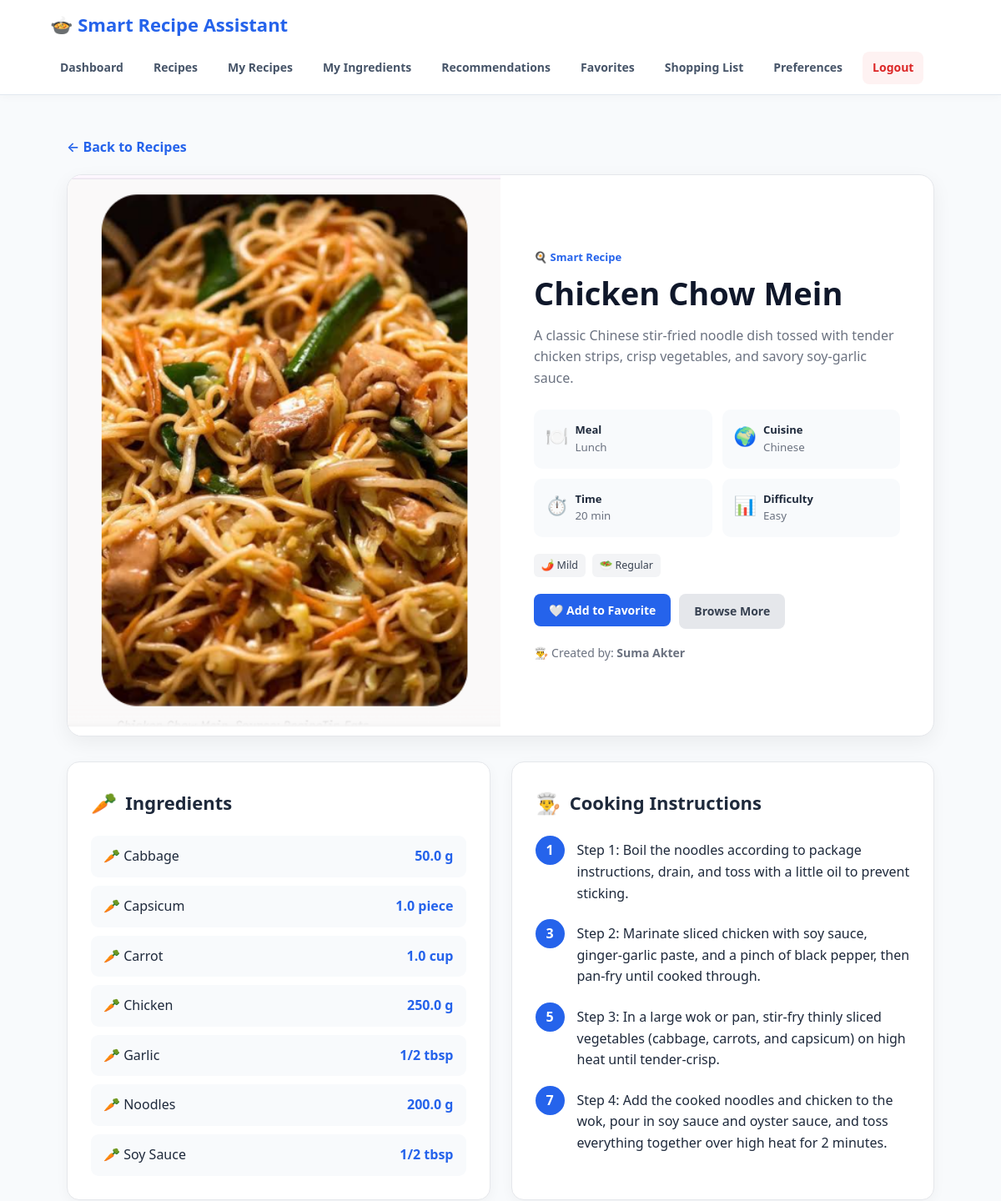
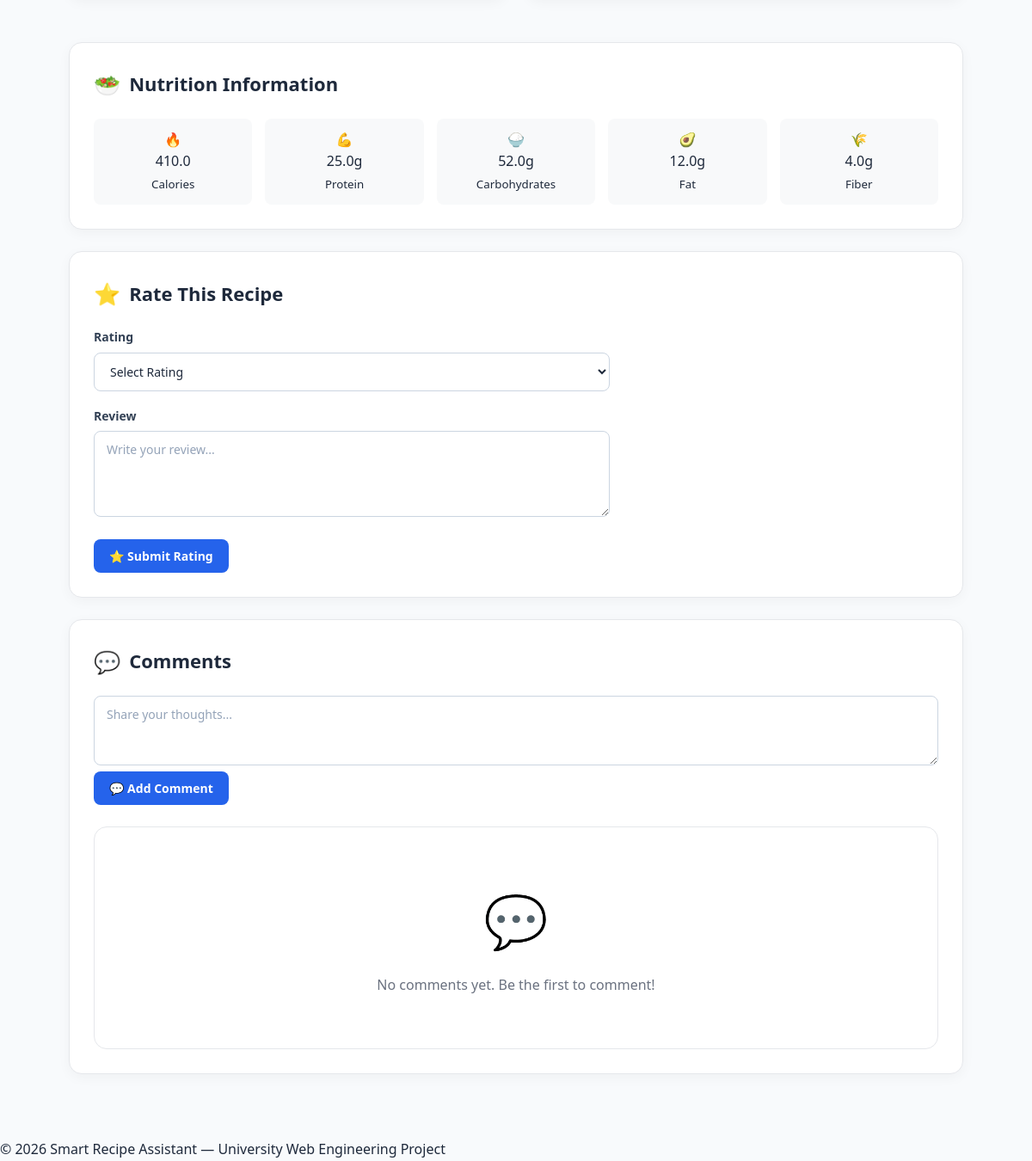
The page /recipe/8 (signed in) on the database its author committed (2 pictures, top to bottom).
### tables this page shows
CREATE TABLE Recipes (
    RecipeID INTEGER PRIMARY KEY AUTOINCREMENT,
    UserID INTEGER NOT NULL,
    MealTypeID INTEGER NOT NULL,
    CuisineID INTEGER NOT NULL,
    Title TEXT NOT NULL,
    Description TEXT,
    CookingTime INTEGER NOT NULL
        CHECK (CookingTime > 0),
    Difficulty TEXT NOT NULL
        CHECK (
            Difficulty IN (
                'Easy',
                'Medium',
                'Hard'
            )
        ),
    SpiceLevel TEXT DEFAULT 'Medium'
        CHECK (
            SpiceLevel IN (
                'Mild',
                'Medium',
                'Spicy'
            )
        ),
    DietType TEXT DEFAULT 'Regular'
        CHECK (
            DietType IN (
                'Regular',
                'Vegetarian',
                'Vegan',
                'Low Calorie',
                'High Protein',
                'Gluten Free'
            )
        ),
    Instructions TEXT NOT NULL,
    ImageURL TEXT,
    CreatedAt TIMESTAMP DEFAULT CURRENT_TIMESTAMP,

    FOREIGN KEY (UserID)
        REFERENCES Users(UserID)
        ON DELETE CASCADE,
    FOREIGN KEY (MealTypeID)
        REFERENCES Meal_Types(MealTypeID)
        ON DELETE RESTRICT,
    FOREIGN KEY (CuisineID)
        REFERENCES Cuisines(CuisineID)
        ON DELETE RESTRICT
);

CREATE TABLE Meal_Types (
    MealTypeID INTEGER PRIMARY KEY AUTOINCREMENT,
    Name TEXT NOT NULL UNIQUE
);

CREATE TABLE Cuisines (
    CuisineID INTEGER PRIMARY KEY AUTOINCREMENT,
    Name TEXT NOT NULL UNIQUE
);

CREATE TABLE Users (
    UserID INTEGER PRIMARY KEY AUTOINCREMENT,
    Name TEXT NOT NULL,
    Email TEXT NOT NULL UNIQUE,
    Password TEXT NOT NULL,
    Role TEXT NOT NULL DEFAULT 'User'
        CHECK (Role IN ('User', 'Admin')),
    CreatedAt TIMESTAMP DEFAULT CURRENT_TIMESTAMP
);

CREATE TABLE Recipe_Ingredients (
    RecipeIngredientID INTEGER PRIMARY KEY AUTOINCREMENT,
    RecipeID INTEGER NOT NULL,
    IngredientID INTEGER NOT NULL,
    Quantity REAL
        CHECK (Quantity > 0),
    Unit TEXT,

    FOREIGN KEY (RecipeID)
        REFERENCES Recipes(RecipeID)
        ON DELETE CASCADE,
    FOREIGN KEY (IngredientID)
        REFERENCES Ingredients(IngredientID)
        ON DELETE RESTRICT,
    UNIQUE (RecipeID, IngredientID)
);

CREATE TABLE Ingredients (
    IngredientID INTEGER PRIMARY KEY AUTOINCREMENT,
    Name TEXT NOT NULL UNIQUE,
    Category TEXT
);

CREATE TABLE Nutrition (
    NutritionID INTEGER PRIMARY KEY AUTOINCREMENT,
    RecipeID INTEGER NOT NULL UNIQUE,
    Calories REAL
        CHECK (Calories >= 0),
    Protein REAL
        CHECK (Protein >= 0),
    Carbohydrates REAL
        CHECK (Carbohydrates >= 0),
    Fat REAL
        CHECK (Fat >= 0),
    Fiber REAL
        CHECK (Fiber >= 0),

    FOREIGN KEY (RecipeID)
        REFERENCES Recipes(RecipeID)
        ON DELETE CASCADE
);

### app.py (the view)
@app.route("/recipe/<int:recipe_id>")
def recipe_detail(recipe_id):
    if "user_id" not in session:
        return redirect(url_for("login"))
    connection = get_db_connection()
    recipe = connection.execute(
        """
        SELECT
            Recipes.*,
            Meal_Types.Name AS MealType,
            Cuisines.Name AS Cuisine,
            Users.Name AS Creator
        FROM Recipes
        JOIN Meal_Types ON Recipes.MealTypeID = Meal_Types.MealTypeID
        JOIN Cuisines ON Recipes.CuisineID = Cuisines.CuisineID
        JOIN Users ON Recipes.UserID = Users.UserID
        WHERE Recipes.RecipeID = ?
        """,
        (recipe_id,)
    ).fetchone()
    if not recipe:
        connection.close()
        flash("Recipe not found.")
        return redirect(url_for("recipes"))
    recipe_ingredients = connection.execute(
        """
        SELECT
            Ingredients.IngredientID,
            Ingredients.Name,
            Recipe_Ingredients.Quantity,
            Recipe_Ingredients.Unit
        FROM Recipe_Ingredients
        JOIN Ingredients ON Recipe_Ingredients.IngredientID = Ingredients.IngredientID
        WHERE Recipe_Ingredients.RecipeID = ?
        ORDER BY Ingredients.Name
        """,
        (recipe_id,)
    ).fetchall()
    nutrition = connection.execute(
        """
        SELECT *
        FROM Nutrition
        WHERE RecipeID = ?
        """,
        (recipe_id,)
    ).fetchone()
    comments = connection.execute(
        """
        SELECT
            Comments.CommentText,
            Comments.CreatedAt,
            Users.Name AS UserName
        FROM Comments
        JOIN Users ON Comments.UserID = Users.UserID
        WHERE Comments.RecipeID = ?
        ORDER BY Comments.CreatedAt DESC
        """,
        (recipe_id,)
    ).fetchall()
    favorite = connection.execute(
        """
        SELECT FavoriteID
        FROM Favorites
        WHERE UserID = ? AND RecipeID = ?
        """,
        (session["user_id"], recipe_id)
    ).fetchone()
    ratings = connection.execute(
        """
        SELECT
            Ratings.Rating,
            Ratings.Review,
            Ratings.CreatedAt,
            Users.Name
        FROM Ratings
        JOIN Users ON Ratings.UserID = Users.UserID
        WHERE Ratings.RecipeID = ?
        ORDER BY Ratings.CreatedAt DESC
        """,
        (recipe_id,)
    ).fetchall()
    avg_row = connection.execute(
        """
        SELECT AVG(Rating) AS AverageRating
        FROM Ratings
        WHERE RecipeID = ?
        """,
        (recipe_id,)
    ).fetchone()
    connection.close()
    average_rating = avg_row["AverageRating"] if avg_row and avg_row["AverageRating"] is not None else None
    available_ingredients = set(
        int(x) for x in session.get("available_ingredients", [])
    )
    matched_count = 0
    missing_count = 0
    if available_ingredients:
        recipe_ingredient_ids = {row["IngredientID"] for row in recipe_ingredients}
        matched_count = len(recipe_ingredient_ids & available_ingredients)
        missing_count = len(recipe_ingredient_ids - available_ingredients)
    return render_template(
        "recipe_detail.html",
        recipe=recipe,
        recipe_ingredients=recipe_ingredients,
        ingredients=recipe_ingredients,  # টেমপ্লেটের সুবিধার্থে দুটি নামই পাস করা হলো
        nutrition=nutrition,
        comments=comments,
        is_favorite=bool(favorite),
        ratings=ratings,
        average_rating=average_rating,
        available_ingredients=available_ingredients,
        matched_count=matched_count,
        missing_count=missing_count
    )

### database.py (called while the page is built)
def get_db_connection():
    connection = sqlite3.connect(DATABASE)
    connection.row_factory = sqlite3.Row
    connection.execute("PRAGMA foreign_keys = ON")
    return connection

### templates/recipe_detail.html (shortened to what this page needs)
{% extends "base.html" %}
{% block content %}
<div class="container">
    <div class="recipe-back">
        <a href="{{ url_for('recipes') }}">
            ← Back to Recipes
        </a>
    </div>
    <div class="recipe-detail-card">
        <div class="recipe-detail-image">
            {% if recipe["ImageURL"] %}
                <img
                    src="{{ recipe['ImageURL'] }}"
                    alt="{{ recipe['Title'] }}"
                >
            {% else %}
                <div class="detail-placeholder">
                    🍲
                </div>
            {% endif %}
        </div>
        <div class="recipe-detail-info">
            <span class="recipe-label">
                🍳 Smart Recipe
            </span>
            <h1>
                {{ recipe["Title"] }}
            </h1>
            <p class="recipe-detail-description">
                {{ recipe["Description"] }}
            </p>
            <div class="detail-meta">
                <div class="detail-meta-item">
                    <span>🍽️</span>
                    <strong>
                        Meal
                    </strong>
                    <small>
                        {{ recipe["MealType"] }}
                    </small>
                </div>
                <div class="detail-meta-item">
                    <span>🌍</span>
                    <strong>
                        Cuisine
                    </strong>
                    <small>
                        {{ recipe["Cuisine"] }}
                    </small>
                </div>
                <div class="detail-meta-item">
                    <span>⏱️</span>
                    <strong>
                        Time
                    </strong>
                    <small>
                        {{ recipe["CookingTime"] }} min
                    </small>
                </div>
                <div class="detail-meta-item">
                    <span>📊</span>
                    <strong>
                        Difficulty
                    </strong>
                    <small>
                        {{ recipe["Difficulty"] }}
                    </small>
                </div>
            </div>
            <div class="recipe-tags">
                <span class="badge">
                    🌶️ {{ recipe["SpiceLevel"] }}
                </span>
                <span class="badge">
                    🥗 {{ recipe["DietType"] }}
                </span>
            </div>
            <div class="detail-actions">
                <form
                    method="POST"
                    action="{{ url_for(
                        'favorite_recipe',
                        recipe_id=recipe['RecipeID']
                    ) }}"
                >
                    <button type="submit">
                        {% if is_favorite %}
                            ❤️ Remove Favorite
                        {% else %}
                            🤍 Add to Favorite
                        {% endif %}
                    </button>
                </form>
                <a
                    href="{{ url_for('recipes') }}"
                    class="btn btn-secondary"
                >
                    Browse More
                </a>
            </div>
            <p class="recipe-creator">
                👨‍🍳 Created by:
                <strong>
                    {{ recipe["Creator"] }}
                </strong>
            </p>
        </div>
    </div>
    <div class="detail-columns">
        <div class="detail-section">
            <div class="section-title">
                <span>🥕</span>
                <h2>
                    Ingredients
                </h2>
            </div>
            <div class="ingredient-list">
                {% for ingredient in recipe_ingredients %}
                <div class="ingredient-item">
                    <span>
                        🥕
                        {{ ingredient["Name"] }}
                    </span>
                    <strong>
                        {{ ingredient["Quantity"] }}
                        {{ ingredient["Unit"] }}
                    </strong>
                </div>
                {% else %}
                <p>
                    No ingredients added.
                </p>
                {% endfor %}
            </div>
        </div>
        <div class="detail-section">
            <div class="section-title">
                <span>👨‍🍳</span>
                <h2>
                    Cooking Instructions
                </h2>
            </div>
            <div class="instructions">
                {% set steps = recipe["Instructions"].split('\n') %}
                {% for step in steps %}
                    {% if step.strip() %}
                    <div class="instruction-step">
                        <div class="step-number">
                            {{ loop.index }}
                        </div>
                        <p>
                            {{ step }}
                        </p>
                    </div>
                    {% endif %}
                {% endfor %}
            </div>
        </div>
    </div>
    {% if nutrition %}
    <div class="detail-section nutrition-section">
        <div class="section-title">
            <span>🥗</span>
            <h2>
                Nutrition Information
            </h2>
        </div>
        <div class="nutrition-grid">
            <div class="nutrition-item">
                <div>
                    🔥
                </div>
                <div class="nutrition-value">
                    {{ nutrition["Calories"] }}
                </div>
                <small>
                    Calories
                </small>
            </div>
            <div class="nutrition-item">
                <div>
                    💪
                </div>
                <div class="nutrition-value">
                    {{ nutrition["Protein"] }}g
                </div>
                <small>
                    Protein
                </small>
            </div>
            <div class="nutrition-item">
                <div>
                    🍚
                </div>
                <div class="nutrition-value">
                    {{ nutrition["Carbohydrates"] }}g
                </div>
                <small>
                    Carbohydrates
                </small>
            </div>
            <div class="nutrition-item">
                <div>
                    🥑
                </div>
                <div class="nutrition-value">
                    {{ nutrition["Fat"] }}g
                </div>
                <small>
                    Fat
                </small>
            </div>
            <div class="nutrition-item">
                <div>
                    🌾
                </div>
                <div class="nutrition-value">
                    {{ nutrition["Fiber"] }}g
                </div>
                <small>
                    Fiber
                </small>
            </div>
        </div>
    </div>
    {% endif %}
    <div class="detail-section">
        <div class="section-title">
            <span>⭐</span>
            <h2>
                Rate This Recipe
            </h2>
        </div>
        <form
            method="POST"
            action="{{ url_for(
                'rate_recipe',
                recipe_id=recipe['RecipeID']
            ) }}"
            class="rating-form"
        >
            <div class="form-group">
                <label>
                    Rating
                </label>
                <select name="rating" required>
                    <option value="">
                        Select Rating
                    </option>
                </select>
            </div>
            <div class="form-group">
                <label>
                    Review
                </label>
                <textarea
                    name="review"
                    rows="4"
                    placeholder="Write your review..."
                ></textarea>
            </div>
            <button type="submit">
                ⭐ Submit Rating
            </button>
        </form>
    </div>
    <div class="detail-section">
        <div class="section-title">
            <span>💬</span>
            <h2>
                Comments
            </h2>
        </div>
        <form
            method="POST"
            action="{{ url_for(
                'add_comment',
                recipe_id=recipe['RecipeID']
            ) }}"
            class="comment-form"
        >
            <textarea
                name="comment"
                rows="3"
                placeholder="Share your thoughts..."
                required
            ></textarea>
            <br>
            <button type="submit">
                💬 Add Comment
            </button>
        </form>
        <div class="comments-list">
            {% for comment in comments %}
            <div class="comment-card">
                <div class="comment-header">
                    <strong>
                        👤 {{ comment["UserName"] }}
                    </strong>
                    <small>
                        {{ comment["CreatedAt"] }}
                    </small>
                </div>
                <p>
                    {{ comment["CommentText"] }}
                </p>
            </div>
            {% else %}
            <div class="empty-state">
                <div class="empty-icon">
                    💬
                </div>
                <p>
                    No comments yet.
                    Be the first to comment!
                </p>
            </div>
            {% endfor %}
        </div>
    </div>
</div>
{% endblock %}

### rows shown on the page
Recipes: ImageURL (picture), Title "Chicken Chow Mein", Description "A classic Chinese stir-fried noodle dish tossed with tender chicken strips, crisp vegetables, and savory soy-garlic sauce.", CookingTime "20", Difficulty "Easy", SpiceLevel "Mild", DietType "Regular"
Meal_Types: MealType "Lunch"
Cuisines: Cuisine "Chinese"
Users: Creator "Suma Akter"
Recipe_Ingredients: Name "Cabbage", Quantity "50.0", Unit "g"
Recipe_Ingredients: Name "Capsicum", Quantity "1.0", Unit "piece"
Recipe_Ingredients: Name "Carrot", Quantity "1.0", Unit "cup"
Recipe_Ingredients: Name "Chicken", Quantity "250.0", Unit "g"
Recipe_Ingredients: Name "Garlic", Quantity "1/2", Unit "tbsp"
Recipe_Ingredients: Name "Noodles", Quantity "200.0", Unit "g"
Recipe_Ingredients: Name "Soy Sauce", Quantity "1/2", Unit "tbsp"
Nutrition: Calories "410.0", Protein "25.0", Carbohydrates "52.0", Fat "12.0", Fiber "4.0"

### other values the page prints
{{ step }} "Step 1: Boil the noodles according to package instructions, drain, and toss with a little oil to prevent sticking." "Step 2: Marinate sliced chicken with soy sauce, ginger-garlic paste, and a pinch of black pepper, then pan-fry until cooked through." "Step 3: In a large wok or pan, stir-fry thinly sliced vegetables (cabbage, carrots, and capsicum) on high heat until tender-crisp." "Step 4: Add the cooked noodles and chicken to the wok, pour in soy sauce and oyster sauce, and toss everything together over high heat for 2 minutes."
